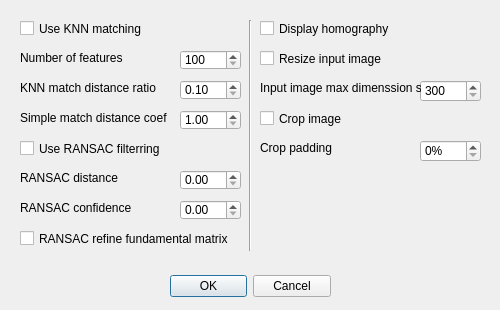
<?xml version="1.0" encoding="UTF-8"?>
<ui version="4.0">
 <class>SettingsDialogClass</class>
 <widget class="QDialog" name="SettingsDialogClass">
  <property name="windowModality">
   <enum>Qt::NonModal</enum>
  </property>
  <property name="geometry">
   <rect>
    <x>0</x>
    <y>0</y>
    <width>500</width>
    <height>310</height>
   </rect>
  </property>
  <property name="sizePolicy">
   <sizepolicy hsizetype="Fixed" vsizetype="Fixed">
    <horstretch>0</horstretch>
    <verstretch>0</verstretch>
   </sizepolicy>
  </property>
  <property name="windowTitle">
   <string>Settings</string>
  </property>
  <property name="windowOpacity">
   <double>1.000000000000000</double>
  </property>
  <property name="modal">
   <bool>true</bool>
  </property>
  <widget class="QDialogButtonBox" name="buttonBox">
   <property name="geometry">
    <rect>
     <x>170</x>
     <y>270</y>
     <width>161</width>
     <height>32</height>
    </rect>
   </property>
   <property name="orientation">
    <enum>Qt::Horizontal</enum>
   </property>
   <property name="standardButtons">
    <set>QDialogButtonBox::Cancel|QDialogButtonBox::Ok</set>
   </property>
   <property name="centerButtons">
    <bool>true</bool>
   </property>
  </widget>
  <widget class="QSpinBox" name="features_number_spin_box">
   <property name="geometry">
    <rect>
     <x>180</x>
     <y>50</y>
     <width>61</width>
     <height>20</height>
    </rect>
   </property>
   <property name="minimum">
    <number>100</number>
   </property>
   <property name="maximum">
    <number>3000</number>
   </property>
  </widget>
  <widget class="QCheckBox" name="display_homography_check_box">
   <property name="geometry">
    <rect>
     <x>260</x>
     <y>20</y>
     <width>221</width>
     <height>17</height>
    </rect>
   </property>
   <property name="text">
    <string>Display homography</string>
   </property>
  </widget>
  <widget class="QDoubleSpinBox" name="simple_match_distance_coef_double_spin_box">
   <property name="geometry">
    <rect>
     <x>180</x>
     <y>110</y>
     <width>61</width>
     <height>20</height>
    </rect>
   </property>
   <property name="minimum">
    <double>1.000000000000000</double>
   </property>
   <property name="singleStep">
    <double>0.010000000000000</double>
   </property>
  </widget>
  <widget class="QDoubleSpinBox" name="knn_match_distance_ratio_double_spin_box">
   <property name="geometry">
    <rect>
     <x>180</x>
     <y>80</y>
     <width>61</width>
     <height>20</height>
    </rect>
   </property>
   <property name="minimum">
    <double>0.100000000000000</double>
   </property>
   <property name="maximum">
    <double>0.990000000000000</double>
   </property>
   <property name="singleStep">
    <double>0.010000000000000</double>
   </property>
  </widget>
  <widget class="QCheckBox" name="use_knn_match_check_box">
   <property name="geometry">
    <rect>
     <x>20</x>
     <y>20</y>
     <width>221</width>
     <height>17</height>
    </rect>
   </property>
   <property name="text">
    <string>Use KNN matching</string>
   </property>
  </widget>
  <widget class="QLabel" name="features_number_label">
   <property name="geometry">
    <rect>
     <x>20</x>
     <y>50</y>
     <width>151</width>
     <height>16</height>
    </rect>
   </property>
   <property name="text">
    <string>Number of features</string>
   </property>
  </widget>
  <widget class="QLabel" name="knn_match_distance_ratio_label">
   <property name="geometry">
    <rect>
     <x>20</x>
     <y>80</y>
     <width>151</width>
     <height>16</height>
    </rect>
   </property>
   <property name="text">
    <string>KNN match distance ratio</string>
   </property>
  </widget>
  <widget class="QLabel" name="simple_match_distance_coef_label">
   <property name="geometry">
    <rect>
     <x>20</x>
     <y>110</y>
     <width>151</width>
     <height>16</height>
    </rect>
   </property>
   <property name="text">
    <string>Simple match distance coef</string>
   </property>
  </widget>
  <widget class="QCheckBox" name="use_ransac_filterring_check_box">
   <property name="geometry">
    <rect>
     <x>20</x>
     <y>140</y>
     <width>221</width>
     <height>17</height>
    </rect>
   </property>
   <property name="text">
    <string>Use RANSAC filterring</string>
   </property>
  </widget>
  <widget class="QDoubleSpinBox" name="ransac_distance_double_spin_box">
   <property name="geometry">
    <rect>
     <x>180</x>
     <y>170</y>
     <width>61</width>
     <height>20</height>
    </rect>
   </property>
   <property name="singleStep">
    <double>0.010000000000000</double>
   </property>
  </widget>
  <widget class="QLabel" name="ransac_distance_label">
   <property name="geometry">
    <rect>
     <x>20</x>
     <y>170</y>
     <width>151</width>
     <height>16</height>
    </rect>
   </property>
   <property name="text">
    <string>RANSAC distance</string>
   </property>
  </widget>
  <widget class="QDoubleSpinBox" name="ransac_confidence_double_spin_box">
   <property name="geometry">
    <rect>
     <x>180</x>
     <y>200</y>
     <width>61</width>
     <height>20</height>
    </rect>
   </property>
   <property name="singleStep">
    <double>0.010000000000000</double>
   </property>
  </widget>
  <widget class="QLabel" name="ransac_confidence_label">
   <property name="geometry">
    <rect>
     <x>20</x>
     <y>200</y>
     <width>151</width>
     <height>16</height>
    </rect>
   </property>
   <property name="text">
    <string>RANSAC confidence</string>
   </property>
  </widget>
  <widget class="QCheckBox" name="ransac_refine_fundamental_matrix_check_box">
   <property name="geometry">
    <rect>
     <x>20</x>
     <y>230</y>
     <width>221</width>
     <height>17</height>
    </rect>
   </property>
   <property name="text">
    <string>RANSAC refine fundamental matrix</string>
   </property>
  </widget>
  <widget class="QCheckBox" name="resize_input_image_check_box">
   <property name="geometry">
    <rect>
     <x>260</x>
     <y>50</y>
     <width>221</width>
     <height>17</height>
    </rect>
   </property>
   <property name="text">
    <string>Resize input image</string>
   </property>
  </widget>
  <widget class="QSpinBox" name="input_image_max_dimmension_size_spin_box">
   <property name="geometry">
    <rect>
     <x>420</x>
     <y>80</y>
     <width>61</width>
     <height>22</height>
    </rect>
   </property>
   <property name="minimum">
    <number>300</number>
   </property>
   <property name="maximum">
    <number>1000</number>
   </property>
  </widget>
  <widget class="QLabel" name="input_image_max_dimmension_size_label">
   <property name="geometry">
    <rect>
     <x>260</x>
     <y>80</y>
     <width>161</width>
     <height>16</height>
    </rect>
   </property>
   <property name="text">
    <string>Input image max dimenssion size</string>
   </property>
  </widget>
  <widget class="Line" name="line">
   <property name="geometry">
    <rect>
     <x>240</x>
     <y>20</y>
     <width>21</width>
     <height>231</height>
    </rect>
   </property>
   <property name="orientation">
    <enum>Qt::Vertical</enum>
   </property>
  </widget>
  <widget class="QCheckBox" name="crop_image_check_box">
   <property name="geometry">
    <rect>
     <x>260</x>
     <y>110</y>
     <width>221</width>
     <height>17</height>
    </rect>
   </property>
   <property name="text">
    <string>Crop image</string>
   </property>
  </widget>
  <widget class="QLabel" name="crop_padding_label">
   <property name="geometry">
    <rect>
     <x>260</x>
     <y>140</y>
     <width>151</width>
     <height>16</height>
    </rect>
   </property>
   <property name="text">
    <string>Crop padding</string>
   </property>
  </widget>
  <widget class="QSpinBox" name="crop_padding_spin_box">
   <property name="geometry">
    <rect>
     <x>420</x>
     <y>140</y>
     <width>61</width>
     <height>22</height>
    </rect>
   </property>
   <property name="suffix">
    <string>%</string>
   </property>
   <property name="prefix">
    <string/>
   </property>
   <property name="maximum">
    <number>45</number>
   </property>
  </widget>
 </widget>
 <resources/>
 <connections>
  <connection>
   <sender>buttonBox</sender>
   <signal>accepted()</signal>
   <receiver>SettingsDialogClass</receiver>
   <slot>accept()</slot>
   <hints>
    <hint type="sourcelabel">
     <x>248</x>
     <y>254</y>
    </hint>
    <hint type="destinationlabel">
     <x>157</x>
     <y>274</y>
    </hint>
   </hints>
  </connection>
  <connection>
   <sender>buttonBox</sender>
   <signal>rejected()</signal>
   <receiver>SettingsDialogClass</receiver>
   <slot>reject()</slot>
   <hints>
    <hint type="sourcelabel">
     <x>316</x>
     <y>260</y>
    </hint>
    <hint type="destinationlabel">
     <x>286</x>
     <y>274</y>
    </hint>
   </hints>
  </connection>
 </connections>
</ui>
